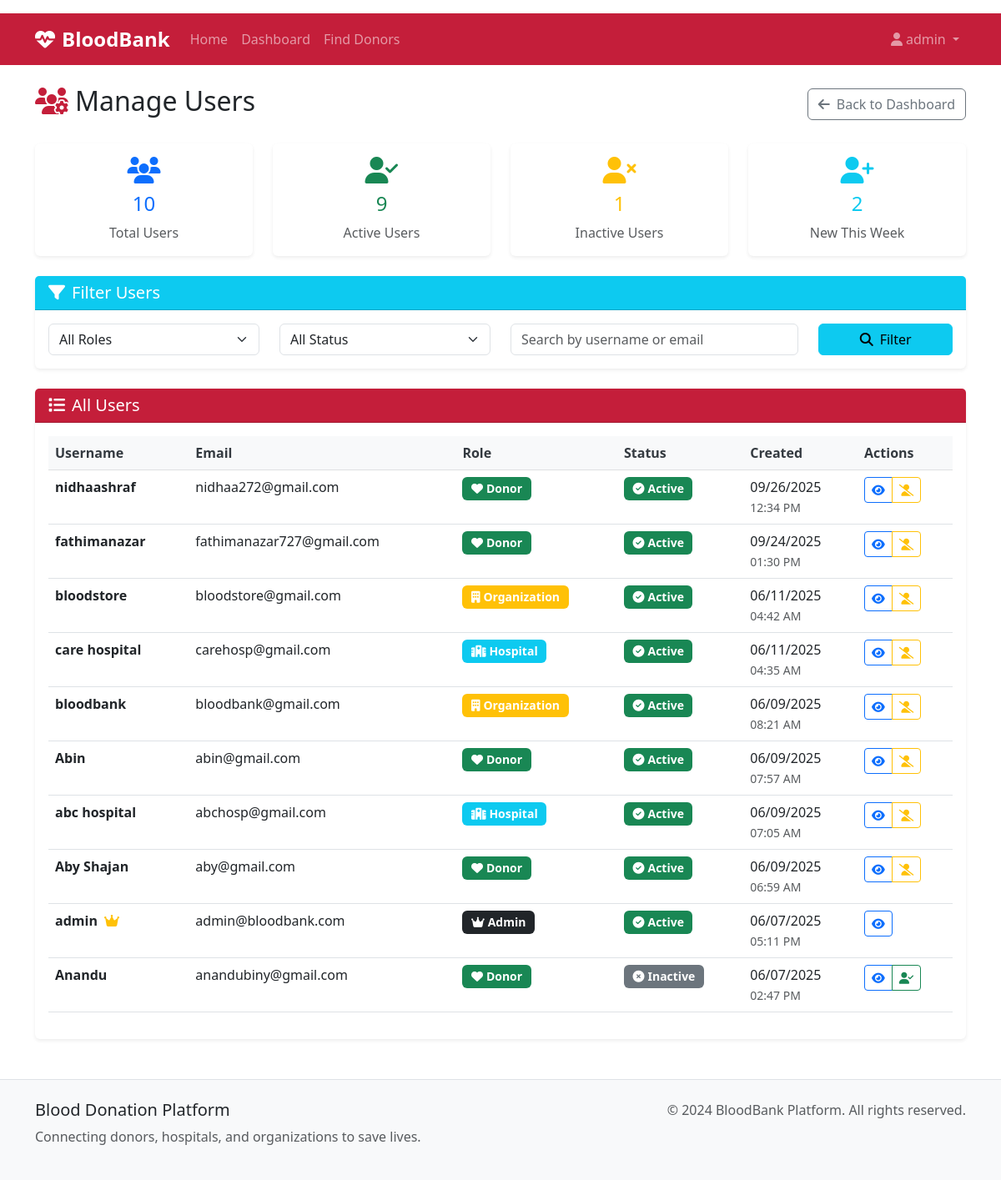
Before: /admin/manage-users (signed in) with the older database file.
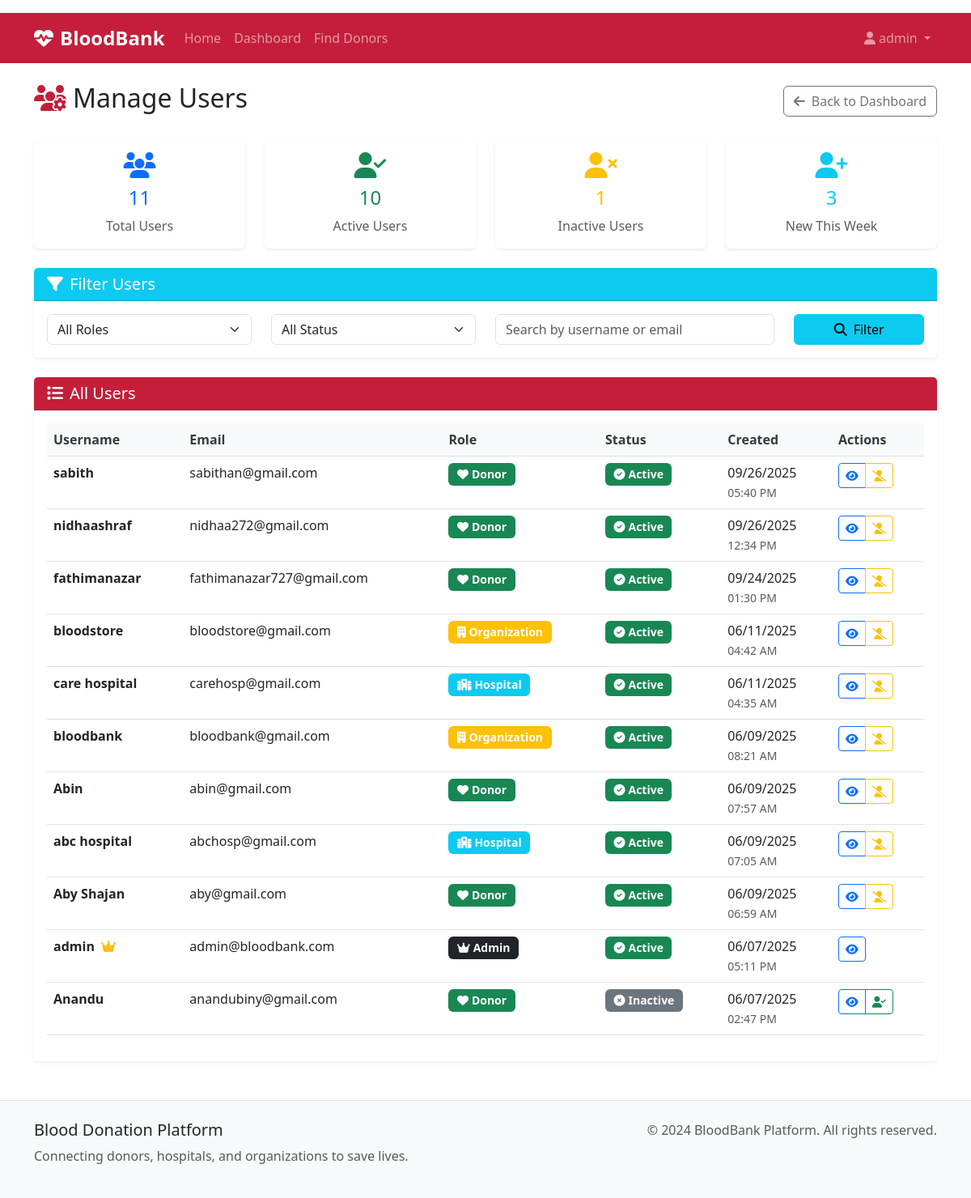
After: the same page with the newer database file.
### models.py (models this page shows, shortened)
class User(db.Model):
    id = db.Column(db.Integer, primary_key=True)
    username = db.Column(db.String(80), unique=True, nullable=False)
    email = db.Column(db.String(120), unique=True, nullable=False)
    password_hash = db.Column(db.String(256), nullable=False)
    role = db.Column(db.String(20), nullable=False)  # donor, hospital, organization, admin
    created_at = db.Column(db.DateTime, default=datetime.utcnow)
    is_active = db.Column(db.Boolean, default=True)
    donor_profile = db.relationship('DonorProfile', backref='user', uselist=False)
    hospital_profile = db.relationship('HospitalProfile', backref='user', uselist=False)
    organization_profile = db.relationship('OrganizationProfile', backref='user', uselist=False)

### routes.py (the view)
@app.route('/admin/manage-users')
@role_required(['admin'])
def manage_users():
    from datetime import datetime, timedelta
    users = User.query.order_by(User.created_at.desc()).all()
    seven_days_ago = datetime.utcnow() - timedelta(days=7)
    now = datetime.utcnow()
    return render_template('admin/manage_users.html', users=users, seven_days_ago=seven_days_ago, now=now)

### utils.py (called while the page is built)
def role_required(roles):
    def decorator(f):
        @wraps(f)
        def decorated_function(*args, **kwargs):
            if 'user_id' not in session:
                flash('Please log in to access this page.', 'warning')
                return redirect(url_for('login'))
            user = User.query.get(session['user_id'])
            if not user or user.role not in roles:
                flash('You do not have permission to access this page.',
                      'error')
                return redirect(url_for('dashboard'))
            return f(*args, **kwargs)
        return decorated_function
    return decorator

### templates/admin/manage_users.html (shortened to what this page needs)
{% extends "base.html" %}
{% block content %}
<div class="d-flex justify-content-between align-items-center mb-4">
    <h2><i class="fas fa-users-cog me-2 text-medical"></i>Manage Users</h2>
    <a href="{{ url_for('admin_dashboard') }}" class="btn btn-outline-secondary">
        <i class="fas fa-arrow-left me-2"></i>Back to Dashboard
    </a>
</div>
<div class="row mb-4">
    <div class="col-md-3">
        <div class="card border-0 shadow-sm text-center">
            <div class="card-body">
                <div class="text-primary mb-2">
                    <i class="fas fa-users fa-2x"></i>
                </div>
                <h4 class="text-primary">{{ users|length }}</h4>
                <p class="mb-0 text-muted">Total Users</p>
            </div>
        </div>
    </div>
    <div class="col-md-3">
        <div class="card border-0 shadow-sm text-center">
            <div class="card-body">
                <div class="text-success mb-2">
                    <i class="fas fa-user-check fa-2x"></i>
                </div>
                <h4 class="text-success">{{ users|selectattr('is_active', 'equalto', True)|list|length }}</h4>
                <p class="mb-0 text-muted">Active Users</p>
            </div>
        </div>
    </div>
    <div class="col-md-3">
        <div class="card border-0 shadow-sm text-center">
            <div class="card-body">
                <div class="text-warning mb-2">
                    <i class="fas fa-user-times fa-2x"></i>
                </div>
                <h4 class="text-warning">{{ users|selectattr('is_active', 'equalto', False)|list|length }}</h4>
                <p class="mb-0 text-muted">Inactive Users</p>
            </div>
        </div>
    </div>
    <div class="col-md-3">
        <div class="card border-0 shadow-sm text-center">
            <div class="card-body">
                <div class="text-info mb-2">
                    <i class="fas fa-user-plus fa-2x"></i>
                </div>
                {% set ns = namespace(new_users_this_week=0) %}
                {% for user in users %}
                    {% if user.created_at >= seven_days_ago %}
                        {% set ns.new_users_this_week = ns.new_users_this_week + 1 %}
                    {% endif %}
                {% endfor %}
                <h4 class="text-info">{{ ns.new_users_this_week }}</h4>
                <p class="mb-0 text-muted">New This Week</p>
            </div>
        </div>
    </div>
</div>
<div class="row mb-4">
    <div class="col-12">
        <div class="card border-0 shadow-sm">
            <div class="card-header bg-info text-white">
                <h5 class="mb-0"><i class="fas fa-filter me-2"></i>Filter Users</h5>
            </div>
            <div class="card-body">
                <div class="row">
                    <div class="col-md-3">
                        <select class="form-select" id="roleFilter">
                            <option value="">All Roles</option>
                        </select>
                    </div>
                    <div class="col-md-3">
                        <select class="form-select" id="statusFilter">
                            <option value="">All Status</option>
                        </select>
                    </div>
                    <div class="col-md-4">
                        <input type="text" class="form-control" id="searchFilter" placeholder="Search by username or email">
                    </div>
                    <div class="col-md-2">
                        <button class="btn btn-info w-100" onclick="applyFilters()">
                            <i class="fas fa-search me-2"></i>Filter
                        </button>
                    </div>
                </div>
            </div>
        </div>
    </div>
</div>
<div class="row">
    <div class="col-12">
        <div class="card border-0 shadow-sm">
            <div class="card-header bg-medical text-white">
                <h5 class="mb-0"><i class="fas fa-list me-2"></i>All Users</h5>
            </div>
            <div class="card-body">
                {% if users %}
                    <div class="table-responsive">
                        <table class="table table-hover" id="usersTable">
                            <thead class="table-light">
                                <tr>
                                    <th>Username</th>
                                    <th>Email</th>
                                    <th>Role</th>
                                    <th>Status</th>
                                    <th>Created</th>
                                    <th>Actions</th>
                                </tr>
                            </thead>
                            <tbody>
                                {% for user in users %}
                                    <tr class="user-row"
                                        data-role="{{ user.role }}"
                                        data-status="{{ 'active' if user.is_active else 'inactive' }}"
                                        data-search="{{ (user.username + ' ' + user.email).lower() }}">
                                        <td>
                                            <strong>{{ user.username }}</strong>
                                            {% if user.role == 'admin' %}
                                                <i class="fas fa-crown text-warning ms-1" title="Administrator"></i>
                                            {% endif %}
                                        </td>
                                        <td>{{ user.email }}</td>
                                        <td>
                                            {% if user.role == 'donor' %}
                                                <span class="badge bg-success">
                                                    <i class="fas fa-heart me-1"></i>Donor
                                                </span>
                                            {% elif user.role == 'hospital' %}
                                                <span class="badge bg-info">
                                                    <i class="fas fa-hospital me-1"></i>Hospital
                                                </span>
                                            {% elif user.role == 'organization' %}
                                                <span class="badge bg-warning">
                                                    <i class="fas fa-building me-1"></i>Organization
                                                </span>
                                            {% elif user.role == 'admin' %}
                                                <span class="badge bg-dark">
                                                    <i class="fas fa-crown me-1"></i>Admin
                                                </span>
                                            {% endif %}
                                        </td>
                                        <td>
                                            {% if user.is_active %}
                                                <span class="badge bg-success">
                                                    <i class="fas fa-check-circle me-1"></i>Active
                                                </span>
                                            {% else %}
                                                <span class="badge bg-secondary">
                                                    <i class="fas fa-times-circle me-1"></i>Inactive
                                                </span>
                                            {% endif %}
                                        </td>
                                        <td>
                                            {{ user.created_at.strftime('%m/%d/%Y') }}<br>
                                            <small class="text-muted">{{ user.created_at.strftime('%I:%M %p') }}</small>
                                        </td>
                                        <td>
                                            <div class="btn-group">
                                                <button class="btn btn-outline-primary btn-sm"
                                                        data-bs-toggle="modal"
                                                        data-bs-target="#userModal{{ user.id }}">
                                                    <i class="fas fa-eye"></i>
                                                </button>
                                                {% if user.role != 'admin' or (user.role == 'admin' and users|selectattr('role', 'equalto', 'admin')|list|length > 1) %}
                                                    <a href="{{ url_for('toggle_user_status', user_id=user.id) }}"
                                                       class="btn btn-outline-{{ 'warning' if user.is_active else 'success' }} btn-sm"
                                                       onclick="return confirm('Are you sure you want to {{ 'deactivate' if user.is_active else 'activate' }} this user?')">
                                                        <i class="fas fa-{{ 'user-slash' if user.is_active else 'user-check' }}"></i>
                                                    </a>
                                                {% endif %}
                                            </div>
                                        </td>
                                    </tr>
                                {% endfor %}
                            </tbody>
                        </table>
                    </div>
                {% else %}
                    <div class="text-center text-muted py-5">
                        <i class="fas fa-users fa-4x mb-3"></i>
                        <h5>No Users Found</h5>
                        <p>There are currently no users in the system.</p>
                    </div>
                {% endif %}
            </div>
        </div>
    </div>
</div>
{% endblock %}

### templates/base.html (shortened to what this page needs)
<!DOCTYPE html>
<html lang="en">
<head>
    <link href="https://cdn.jsdelivr.net/npm/bootstrap@5.3.0/dist/css/bootstrap.min.css" rel="stylesheet">
    <link href="https://cdnjs.cloudflare.com/ajax/libs/font-awesome/6.4.0/css/all.min.css" rel="stylesheet">
    <link href="{{ url_for('static', filename='css/styles.css') }}" rel="stylesheet">
</head>
<body>
    <nav class="navbar navbar-expand-lg navbar-dark bg-medical">
        <div class="container">
            <a class="navbar-brand" href="{{ url_for('index') }}">
                <i class="fas fa-heartbeat me-2"></i>BloodBank
            </a>
            <div class="collapse navbar-collapse" id="navbarNav">
                <ul class="navbar-nav me-auto">
                    <li class="nav-item">
                        <a class="nav-link" href="{{ url_for('index') }}">Home</a>
                    </li>
                    {% if session.user_id %}
                        <li class="nav-item">
                            <a class="nav-link" href="{{ url_for('dashboard') }}">Dashboard</a>
                        </li>
                        <li class="nav-item">
                            <a class="nav-link" href="{{ url_for('search_donors') }}">Find Donors</a>
                        </li>
                    {% endif %}
                </ul>
                <ul class="navbar-nav">
                    {% if session.user_id %}
                        <li class="nav-item dropdown">
                            <a class="nav-link dropdown-toggle" href="#" id="navbarDropdown" role="button" data-bs-toggle="dropdown">
                                <i class="fas fa-user me-1"></i>{{ session.username }}
                            </a>
                        </li>
                    {% endif %}
                </ul>
            </div>
        </div>
    </nav>
    <main class="container mt-4">
        {% block content %}{% endblock %}
    </main>
    <footer class="bg-light mt-5 py-4">
        <div class="container">
            <div class="row">
                <div class="col-md-6">
                    <h5>Blood Donation Platform</h5>
                    <p class="text-muted">Connecting donors, hospitals, and organizations to save lives.</p>
                </div>
                <div class="col-md-6 text-md-end">
                    <p class="text-muted">&copy; 2024 BloodBank Platform. All rights reserved.</p>
                </div>
            </div>
        </div>
    </footer>
</body>
</html>

### static/css/styles.css (style rules this page uses)
:root { --medical-primary: #c41e3a; --medical-secondary: #8b0000; --medical-light: #f8f9fa; --medical-dark: #343a40; --medical-accent: #28a745; --medical-warning: #ffc107; --medical-info: #17a2b8; }
.bg-medical { background-color: var(--medical-primary) !important; }
.text-medical { color: var(--medical-primary) !important; }
.card { transition: transform 0.2s ease-in-out, box-shadow 0.2s ease-in-out; }
.navbar-dark .navbar-brand { font-weight: 700; font-size: 1.5rem; }
.navbar-dark .navbar-nav .nav-link { font-weight: 500; transition: color 0.2s ease-in-out; }
.btn-group .btn { position: relative; z-index: 1; }
.table th { border-top: none; font-weight: 600; color: var(--medical-dark); background-color: var(--medical-light); }
.badge { font-size: 0.875em; padding: 0.5em 0.75em; }
footer { margin-top: auto; border-top: 1px solid #dee2e6; }

Changed rows visible on the page:
added User: username "sabith", email "sabithan@gmail.com", role "donor" (drawn), is_active True (drawn), created_at "09/26/2025", created_at "05:40 PM"
Other visible differences:
{{ users|length }}: "10" → "11"
{{ users|selectattr('is_active', 'equalto', True)|list|length }}: "9" → "10"
{{ ns.new_users_this_week }}: "2" → "3"
